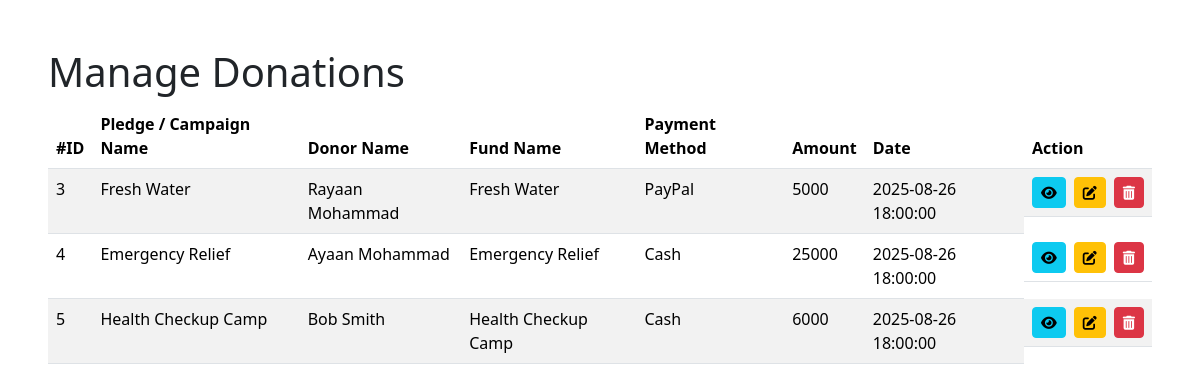
/pages/admin/donations/manage_donations.php (signed in), run on an earlier commit of the app's database.
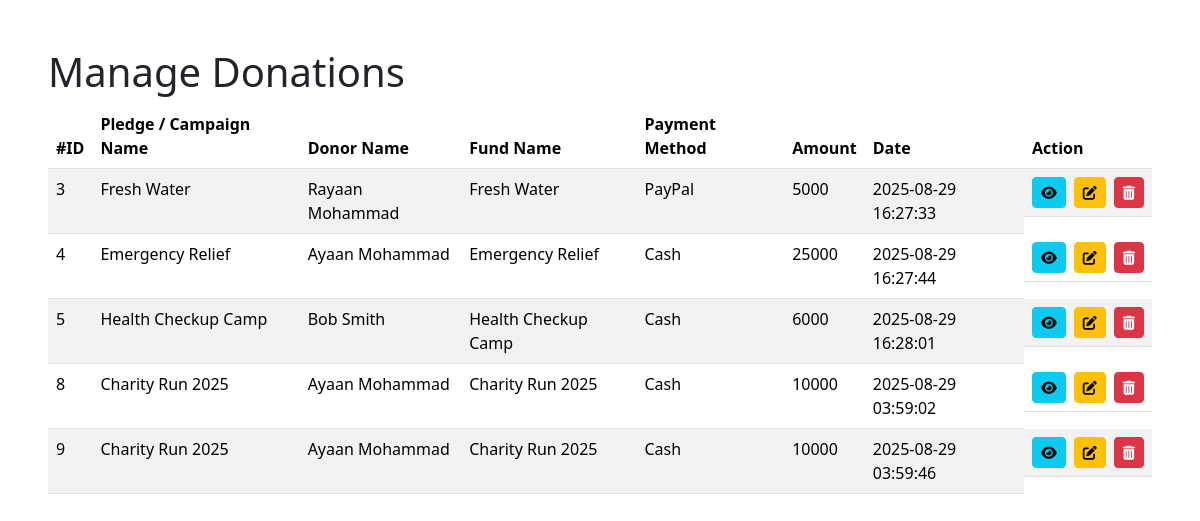
And on a later commit of the database.
### tables this page shows
CREATE TABLE `donations` (
  `id` int(11) NOT NULL,
  `name` varchar(255) NOT NULL,
  `amount` int(11) DEFAULT NULL,
  `date` timestamp NOT NULL DEFAULT current_timestamp() ON UPDATE current_timestamp(),
  `payment_id` int(11) DEFAULT NULL,
  `fund_id` int(11) DEFAULT NULL,
  `donor_id` int(11) DEFAULT NULL,
  `pledge_id` int(11) DEFAULT NULL,
  `campaign_id` int(11) DEFAULT NULL,
  `payment_reference` varchar(255) DEFAULT NULL,
  `status` enum('pending','verified') DEFAULT 'pending'
);

CREATE TABLE `donors` (
  `id` int(11) NOT NULL,
  `name` varchar(255) NOT NULL,
  `contact` varchar(255) DEFAULT NULL,
  `type` varchar(255) DEFAULT NULL,
  `user_id` int(11) DEFAULT NULL,
  `pledge_id` int(11) DEFAULT NULL
);

CREATE TABLE `funds` (
  `id` int(11) NOT NULL,
  `name` varchar(255) NOT NULL,
  `status` varchar(255) DEFAULT NULL,
  `collected_amount` int(11) NOT NULL
);

CREATE TABLE `payment_methods` (
  `id` int(11) NOT NULL,
  `type` varchar(255) DEFAULT NULL
);

### pages/admin/donations/manage_donations.php (the view, shortened to what this page needs)
<?php
include('config.php');
?>
<!DOCTYPE html>
<html lang="en">
<head>
<link href="https://cdn.jsdelivr.net/npm/bootstrap@5.3.3/dist/css/bootstrap.min.css" rel="stylesheet">
<link href="https://cdnjs.cloudflare.com/ajax/libs/font-awesome/6.0.0-beta3/css/all.min.css" rel="stylesheet">
</head>
<body>
<div class="container-fluid p-5">
    <h1>Manage Donations</h1>
    <table class="table table-hover table-striped">
        <thead class="bg-info text-white">
            <tr>
                <th>#ID</th>
                <th>Pledge / Campaign Name</th>
                <th>Donor Name</th>
                <th>Fund Name</th>
                <th>Payment Method</th>
                <th>Amount</th>
                <th>Date</th>
                <th>Action</th>
            </tr>
        </thead>
        <tbody>
        <?php
        $sql = "SELECT d.id, d.amount, d.date, d.donor_id, d.campaign_id, d.pledge_id, d.fund_id, d.payment_id,
                       donors.name AS donor_name, donors.user_id,
                       COALESCE(p.name, c.name) AS pledge_campaign_name,
                       f.name AS fund_name,
                       pm.type AS payment_method
                FROM donations d
                LEFT JOIN donors ON d.donor_id = donors.id
                LEFT JOIN pledges p ON d.pledge_id = p.id
                LEFT JOIN campaigns c ON d.campaign_id = c.id
                LEFT JOIN funds f ON d.fund_id = f.id
                LEFT JOIN payment_methods pm ON d.payment_id = pm.id";
        $donations = $dms->query($sql);
        if ($donations && $donations->num_rows > 0) {
            while ($row = $donations->fetch_assoc()) {
                $isAdmin = isset($_SESSION['user_role']) && $_SESSION['user_role'] === 'admin';
                $isOwner = isset($_SESSION['user_id']) && $_SESSION['user_id'] == ($row['user_id'] ?? 0);
                echo "<tr>
                        <td>{$row['id']}</td>
                        <td>" . htmlspecialchars($row['pledge_campaign_name'] ?? 'N/A') . "</td>
                        <td>" . htmlspecialchars($row['donor_name'] ?? 'N/A') . "</td>
                        <td>" . htmlspecialchars($row['fund_name'] ?? 'N/A') . "</td>
                        <td>" . htmlspecialchars($row['payment_method'] ?? 'N/A') . "</td>
                        <td>" . htmlspecialchars($row['amount'] ?? 'N/A') . "</td>
                        <td>" . htmlspecialchars($row['date'] ?? 'N/A') . "</td>
                        <td class='d-flex justify-content-center'>";
                echo "<button class='btn btn-info btn-sm me-2' data-bs-toggle='modal' data-bs-target='#donationViewModal'
                                data-id='{$row['id']}'
                                data-pname='" . htmlspecialchars($row['pledge_campaign_name'] ?? '') . "'
                                data-donor='" . htmlspecialchars($row['donor_name'] ?? '') . "'
                                data-fund='" . htmlspecialchars($row['fund_name'] ?? '') . "'
                                data-payment='" . htmlspecialchars($row['payment_method'] ?? '') . "'
                                data-amount='{$row['amount']}'
                                data-date='{$row['date']}'>
                                <i class='fas fa-eye'></i>
                              </button>";
                if ($isAdmin || $isOwner) {
                    echo "<button type='button' class='btn btn-warning btn-sm me-2' data-bs-toggle='modal' data-bs-target='#donationEditModal'
                                    data-id='{$row['id']}'
                                    data-campaign-id='{$row['campaign_id']}'
                                    data-payment-id='{$row['payment_id']}'
                                    data-fund-id='{$row['fund_id']}'
                                    data-pledge-id='{$row['pledge_id']}'
                                    data-amount='{$row['amount']}'>
                                    <i class='fas fa-edit'></i>
                                </button>";
                    echo "<button type='button' class='btn btn-danger btn-sm' data-bs-toggle='modal' data-bs-target='#deleteConfirmModal' data-id='{$row['id']}'>
                                <i class='fas fa-trash-alt'></i>
                              </button>";
                }
                echo "</td></tr>";
            }
        } else {
            echo "<tr><td colspan='8' class='text-center'>No donations found.</td></tr>";
        }
        ?>
        </tbody>
    </table>
</div>
</body>
</html>

What changed in the data, as far as the page shows it:
changed donations "Rayaan Mohammad": date "2025-08-26 18:00:00" → "2025-08-29 16:27:33"
changed donations "Emergency Relief": date "2025-08-26 18:00:00" → "2025-08-29 16:27:44"
changed donations "Bob Smith": date "2025-08-26 18:00:00" → "2025-08-29 16:28:01"
added donations: id "8", pledge_campaign_name "Charity Run 2025", donor.name "Ayaan Mohammad", fund.name "Charity Run 2025", payment.type "Cash", amount "10000", date "2025-08-29 03:59:02"
added donations: id "9", pledge_campaign_name "Charity Run 2025", donor.name "Ayaan Mohammad", fund.name "Charity Run 2025", payment.type "Cash", amount "10000", date "2025-08-29 03:59:46"
